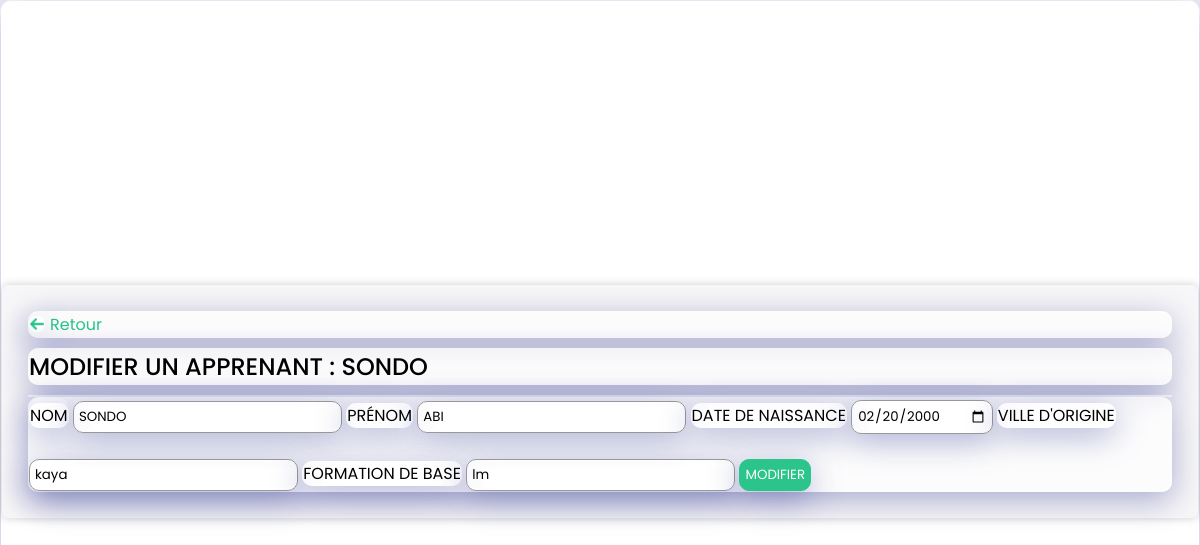
The app's page /modifier.php?id=26 with its own data.
### tables this page shows
CREATE TABLE `employe` (
  `id` int UNSIGNED NOT NULL,
  `nom` varchar(30) NOT NULL,
  `prenom` varchar(30) NOT NULL,
  `date_de_naissance` date DEFAULT NULL,
  `ville` varchar(30) NOT NULL,
  `formation` varchar(30) NOT NULL,
  `reg_date` timestamp NULL DEFAULT CURRENT_TIMESTAMP ON UPDATE CURRENT_TIMESTAMP
);

### modifier.php (the view, shortened to what this page needs)
<!DOCTYPE html>
<html lang="en">
<head>
    <link rel="stylesheet" href="formStyle.css">
</head>
<body>
    <?php
    include_once "connexion.php";
    $id = $_GET['id'];
    $sql = "SELECT * FROM employe WHERE id = :id";
    $stmt = $conn->prepare($sql);
    $stmt->bindParam(':id', $id);
    $stmt->execute();
    $row = $stmt->fetch(PDO::FETCH_ASSOC);
    ?>
    <div class="form">
        <a href="verifier.php" class="back_btn"><img src="images/back.png">Retour</a>
        <h2>Modifier un apprenant : <?= $row['nom'] ?></h2>
        <p class="erreur_message">
        </p>
        <form action="" method="POST">
            <label>Nom</label>
            <input type="text" name="nom" value="<?= $row['nom'] ?>">
            <label>Prénom</label>
            <input type="text" name="prenom" value="<?= $row['prenom'] ?>">
            <label>Date de naissance</label>
            <input type="date" name="date_de_naissance" value="<?= $row['date_de_naissance'] ?>">
            <label>Ville d'origine</label>
            <input type="text" name="ville" value="<?= $row['ville'] ?>">
            <label>Formation de base</label>
            <input type="text" name="formation" value="<?= $row['formation'] ?>">
            <input type="submit" value="Modifier" name="button">
        </form>
    </div>
</body>
</html>

### formStyle.css (style rules this page uses)
* { margin: 0; padding: 0; box-sizing: border-box; font-family: "Poppins", sans-serif; border-radius: 12px; border: 1px solid rgba(209, 213, 219, 0.3); background: rgba(255, 255, 255, 0.7); box-shadow: 0 8px 32px 0 rgba(31, 38, 135, 0.37); backdrop-filter: blur(1.5px); -webkit-backdrop-filter: blur(1.5px); border-radius: 10px; border: 1px solid rgba(255, 255, 255, 0.18); }
body { background-image: url("https://images.unsplash.com/photo-1519681393784-d120267933ba?ixid=MnwxMjA3fDB8MHxwaG90by1wYWdlfHx8fGVufDB8fHx8&ixlib=rb-1.2.1&auto=format&fit=crop&w=1124&q=100"); }
body { display: flex; align-items: center; justify-content: center; min-height: 100vh; }
img { height: 25px; }
.form { background-color: #f7f6f8; padding: 25px; box-shadow: 0 0 10px rgba(0, 0, 0, 0.2); border-radius: 6px; }
.back_btn { color: #2bc48a; text-decoration: 0; display: flex; align-items: center; }
.back_btn img { height: 16px; margin-right: 5px; }
h2 { margin: 10px 0; font-weight: 500; text-transform: uppercase; }
.erreur_message { color: red; font-size: 12px; }
label { margin-top: 5px; text-transform: uppercase; }
input { padding: 5px; border: 1px solid #999; outline: 0; margin-top: 2px; }
input[type="submit"] { margin-top: 25px; background-color: #2bc48a; border: 1px solid #2bc48a; cursor: pointer; color: #fff; text-transform: uppercase; }

### records on screen
employe: nom "SONDO", prenom "ABI", date_de_naissance "02/20/2000", ville "kaya", formation "lm"
